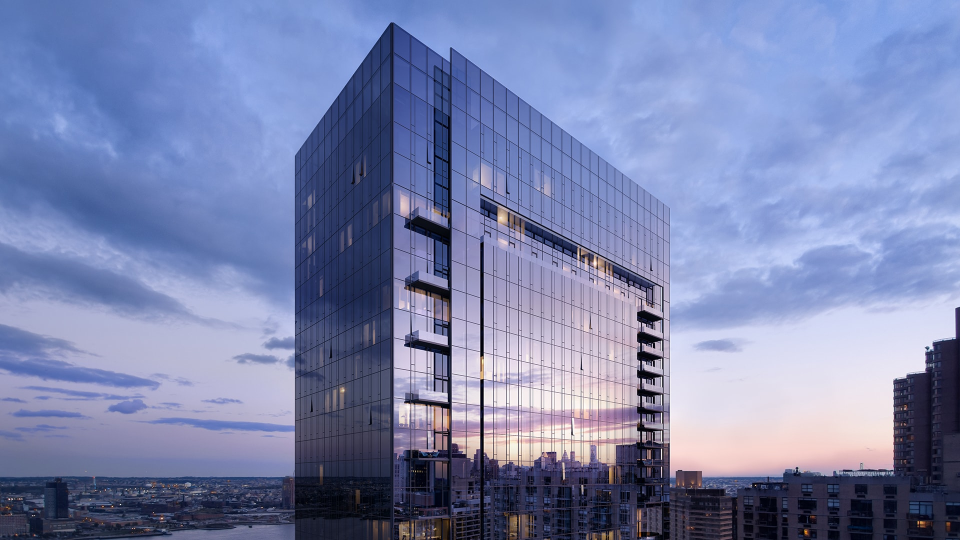
#> input picture images/bldg-1.jpg, 1920 x 1080 px (shown at 1/2 size)
$ python visualizing_donut_corners.py
#> lines starting #> are read from the running program, lines starting #| are printed output that depends on the picture
### donut_corners.py
from skimage import io
import numpy as np

from collections import deque

from multiprocessing import Pool, cpu_count
from math import pi, atan2, sqrt
import random
# import numba

class DonutCorners():
    rot90 = np.array([[0, -1], [1, 0]])

    # pylint: disable=too-many-instance-attributes
    def __init__(self, **kwargs):
        # passed on params
        self.search_args = dict(top_n=10, img_shape=None)
        self.img_shape = None
        self.top_n = None
        self.engineered_only = False

        # beam & lighthouse
        self.angle_count = 12
        self.beam_width = 3
        self.fork_spread = 2
        self.beam_length = 30
        self.beam_start = 0
        self.beam_width = 2

        self.eval_method = {'elimination_width': self.angle_count // 30, 'max_n': 3, 'elim_double_ends': True}

        # grid params
        self.grid_size = 30
        self.min_corner_score = 0.1

        self.scored = None
        self.scored_partial = None
        self.point_info = None
        self.basins = None
        self.corners = None

        self.set_params(**kwargs)


    def set_params(self, self_correct=True, **kwargs):
        self.__dict__.update(kwargs)
        self.beam_diameter = 1 + self.beam_length * 2
        self.baked_angles = np.linspace(0, 2*pi, self.angle_count, endpoint=False)
        self.beam(self_correct)


    def init(self, image):
        if isinstance(image, str):
            self.src = io.imread(image)
        else:
            self.src = image

        self.dims = np.array(self.src.shape[:2], dtype=int)
        self.scored_partial = np.empty(self.dims)
        self.scored_partial[:] = np.NaN
        self.point_info = {}
        self.basins = np.zeros(self.dims, dtype=int)
        self.corners = []

        self.preprocess()


    def preprocess(self):
        if len(self.src.shape) == 3:
            self.bw = np.mean(self.src, axis=-1)
        else:
            self.bw = self.src
        l = int(self.beam_diameter/2 + 1)

        self.uv = np.gradient(self.bw)
        x, y = self.uv[0], self.uv[1]
        self.polar = np.stack((np.sqrt(x**2 + y**2), np.arctan2(y, x)))
        self.polar = np.pad(self.polar, ((l,l),(l,l),(0,0)),mode='constant', constant_values=0)


    def fit(self, X, y):
        return self


    # [28 lines left out: function transform, not called in this run]


    def beam(self, self_correct=True):
        r, d, ir = self.beam_length, self.beam_diameter, self.beam_start
        w, spr, count = self.beam_width, self.fork_spread, self.angle_count

        di = int(d)
        ind = np.array(list(np.ndindex((di,di)))).reshape((di,di,2))
        delta = ind - d//2

        beam_angles = np.linspace(0,2*pi, count, endpoint=False)

        beam_uvs = np.stack((-np.sin(beam_angles), np.cos(beam_angles)), axis=-1)
        beam_perps = np.matmul(beam_uvs, DonutCorners.rot90)

        len_on_line = np.array([delta.dot(uv) for uv in beam_uvs])
        dist_to_line = np.array([delta.dot(perp) for perp in beam_perps])

        # make the prongs
        spiral = np.maximum(w / 2 - np.abs(dist_to_line), 0)

        # clip to length & side
        spiral[(len_on_line < ir) | (len_on_line > r)] = 0

        # normalize
        spiral = spiral / np.sum(spiral, axis=(1,2))[:, None, None]

        # error checking
        if np.any(np.isnan(spiral)):
            if self_correct:
                self.beam_width += 0.2
                self.beam_length += 0.5 # this should fix it most of the time
                self.beam()
                return
            raise ValueError('invalid beam values, getting nans in kernel')

        # store
        self.spiral = spiral.astype('float32')
        self.spiral_mask = spiral != 0
        self.weights = [self.spiral[i,...][self.spiral_mask[i,...]] for i in range(count)]
        self.beam_index = np.argwhere(self.spiral_mask)[...,0]
        self.beam_jumps = np.argwhere(self.beam_index[1:] != self.beam_index[:-1]).flatten() + 1


    # scoring methods
    # [69 lines left out: functions get_score, sharpen, score_point, get_max_idx, not called in this run]


    def score_row(self, y):
        return [self.score_point([y,x])[0] for x in range(self.src.shape[1])]


    # [13 lines left out: function score_all, not called in this run]


    def find_corner(self, point):
        return self.find_corners_grid(single_point=point)


    def out_of_bounds(self, point):
        return not np.all((point >= 0) & (point < self.src.shape[:-1]))


    # [114 lines left out: functions search_rays, find_corners_grid, not called in this run]


# [61 lines that do not run on import are left out]

### visualizing_donut_corners.py
import matplotlib.pyplot as plt
from skimage import io
import numpy as np
import plotly.express as px
import plotly.figure_factory as ff
import plotly.graph_objects as go
from PIL import Image

from donut_corners import DonutCorners

# [60 lines left out: functions show_img, show_imgs, paint_basins, paint_corners, not called in this run]


def show_beam(dc: DonutCorners):
    show_3d_kernel(dc.spiral)


# [25 lines left out: functions show_3d_kernel, show_slope_polar, not called in this run]

def show_src_slopes(dc: DonutCorners, x0 = 0, x1 = None, y0 = 0, y1 = None, max_points = 1000, scale_factor = 3, ret = False):
    if x1 is None:
        x1 = dc.src.shape[1]
    if y1 is None:
        y1 = dc.src.shape[0]

    area = (x1 - x0) * (y1 - y0)
    if area > max_points:
        step = int((area/max_points)**0.5)
    else:
        step = 1

    y = np.r_[y1:y0:-step]
    x = np.r_[x0:x1:step]
    xv, yv = np.meshgrid(x, y)

    if y0 == 0:
        y0 = None
    u = dc.uv[1][y1:y0:-step, x0:x1:step].flatten()
    v = dc.uv[0][y1:y0:-step, x0:x1:step].flatten()
    return show_img_and_quiver(
        xv.flatten() * scale_factor,
        (dc.src.shape[0] - yv.flatten()) * scale_factor,
        u, -v, dc.src, scale_factor, ret)

def show_img_and_quiver(x, y, u, v, img, scale_factor = 3, ret = False):
    fig = ff.create_quiver(x, y, u, v,
                       scale=.25,
                       arrow_scale=.4,
                       name='quiver',
                       line_width=1,
                       marker={'color': 'red'})

    img = Image.fromarray(img)

    # Constants
    img_width = img.size[0]
    img_height = img.size[1]

    # Add invisible scatter trace.
    # This trace is added to help the autoresize logic work.
    fig.add_trace(
        go.Scatter(
            x=[0, img_width * scale_factor],
            y=[0, img_height * scale_factor],
            mode="markers",
            #marker_opacity=0
        )
    )

    # Configure axes
    fig.update_xaxes(
        visible=False,
        range=[0, img_width * scale_factor]
    )

    fig.update_yaxes(
        visible=False,
        range=[0, img_height * scale_factor],
        # the scaleanchor attribute ensures that the aspect ratio stays constant
        scaleanchor="x"
    )

    # Add image
    fig.add_layout_image(
        dict(
            x=0,
            sizex=img_width * scale_factor,
            y=img_height * scale_factor,
            sizey=img_height * scale_factor,
            xref="x",
            yref="y",
            opacity=1.0,
            layer="below",
            sizing="stretch",
            source=img)
    )

    # Configure other layout
    fig.update_layout(
        width=img_width * scale_factor,
        height=img_height * scale_factor,
        margin={"l": 0, "r": 0, "t": 0, "b": 0},
    )

    if ret:
        return fig
    fig.show(config={'doubleClick': 'reset'})


# [62 lines left out: function show_img_plotly, not called in this run]


if __name__ == "__main__":
    dc = DonutCorners()
    img = io.imread('images/bldg-1.jpg')
#> img is the input picture: shape (1080, 1920, 3); mean R, G, B 122.5, 132.5, 173.7
    img = img[100:200, 850:950]
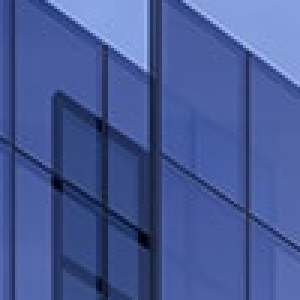
#> img: shape (100, 100, 3) (shown 3 times larger); mean R, G, B 70.5, 89.4, 150.6
    dc.init(img)
#> in preprocess, `self.bw = np.mean(self.src, axis=-1)`:
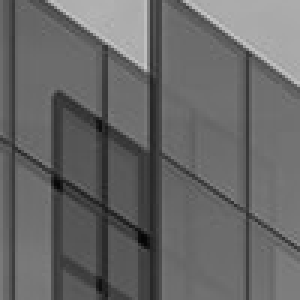
#> self.bw: shape (100, 100) float64 (shown 3 times larger); min 5, max 204, mean 103.5
#> in preprocess, `self.uv = np.gradient(self.bw)`: self.uv = 2 items
#> in preprocess, `x, y = self.uv[0], self.uv[1]`:
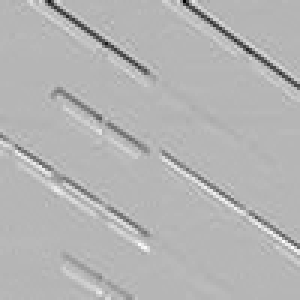
#> x: shape (100, 100) float64 (shown 3 times larger); min -85, max 34.17, mean -0.5; drawn with min black and max white
#> in preprocess, `x, y = self.uv[0], self.uv[1]`:
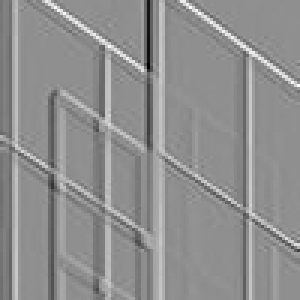
#> y: shape (100, 100) float64 (shown 3 times larger); min -75.17, max 58.33, mean 0.2; drawn with min black and max white

    #show_3d_kernel(dc.spiral)
    #show_img_plotly(dc.src)
    #show_slope_polar(dc.polar)
    show_src_slopes(dc)
#> in show_src_slopes, `u = dc.uv[1][y1:y0:-step, x0:x1:step].flatten()`: u = 1156 values, max 55.33 at index 964, min -30.5 at index 900, mean -0.194
#> in show_src_slopes, `v = dc.uv[0][y1:y0:-step, x0:x1:step].flatten()`: v = 1156 values, max 29.67 at index 366, min -60 at index 1077, mean -0.461

$ run again, with images/bldg-2.jpg copied over images/bldg-1.jpg
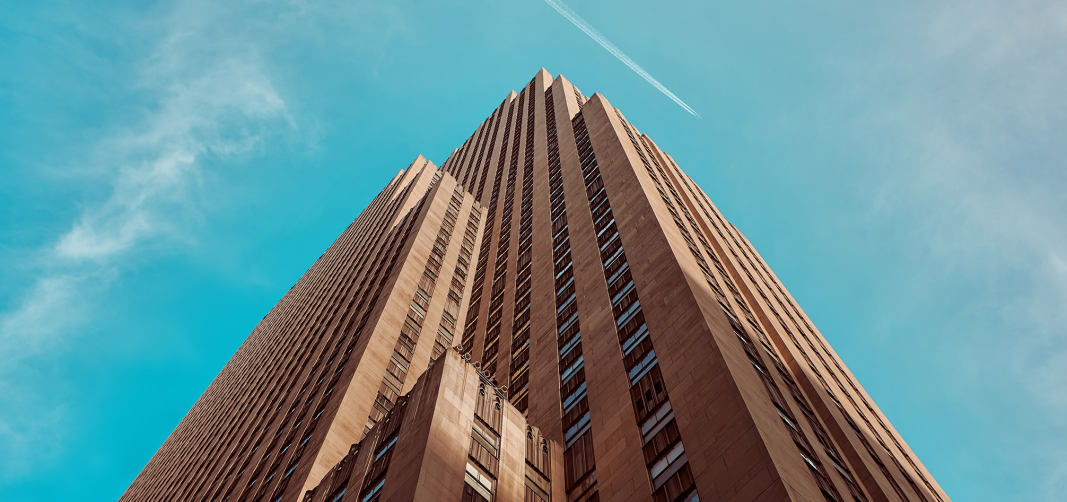
#> input picture images/bldg-2.jpg, 3200 x 1505 px (shown at 1/3 size)
#> img is the input picture: shape (1505, 3200, 3); mean R, G, B 106.2, 144.1, 149.2
#> img: shape (100, 100, 3)
#> in preprocess, `self.bw = np.mean(self.src, axis=-1)`:
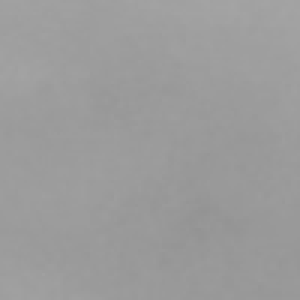
#> self.bw: shape (100, 100) float64 (shown 3 times larger); min 147.3, max 164, mean 155.6
#> self.uv = 2 items
#> in preprocess, `x, y = self.uv[0], self.uv[1]`:
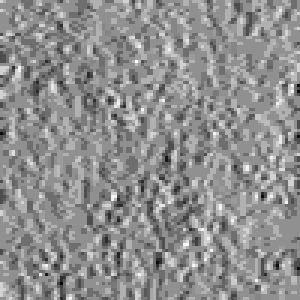
#> y: shape (100, 100) float64 (shown 3 times larger); min -2.17, max 1.67, mean -0.015; drawn with min black and max white
#> u = 1156 values, max 1.5 at index 766, min -2 at index 645, mean -0.0111
#> v = 1156 values, max 2 at index 11, min -1.67 at index 294, mean -0.0518
